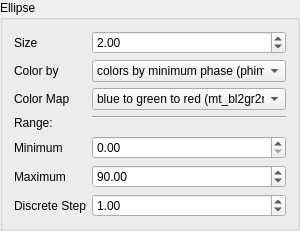
<?xml version="1.0" encoding="UTF-8"?>
<ui version="4.0">
 <class>GroupBoxEllipse</class>
 <widget class="QGroupBox" name="GroupBoxEllipse">
  <property name="geometry">
   <rect>
    <x>0</x>
    <y>0</y>
    <width>300</width>
    <height>208</height>
   </rect>
  </property>
  <property name="sizePolicy">
   <sizepolicy hsizetype="Preferred" vsizetype="Fixed">
    <horstretch>0</horstretch>
    <verstretch>0</verstretch>
   </sizepolicy>
  </property>
  <property name="windowTitle">
   <string>GroupBox</string>
  </property>
  <property name="toolTip">
   <string>&lt;html&gt;&lt;head/&gt;&lt;body&gt;&lt;p&gt;Parameters for the phase tensor ellipses&lt;/p&gt;&lt;/body&gt;&lt;/html&gt;</string>
  </property>
  <property name="title">
   <string>Ellipse</string>
  </property>
  <layout class="QFormLayout" name="formLayout">
   <item row="0" column="1">
    <widget class="QDoubleSpinBox" name="doubleSpinBox_size">
     <property name="toolTip">
      <string>&lt;html&gt;&lt;head/&gt;&lt;body&gt;&lt;p&gt;Size of ellipse in points&lt;/p&gt;&lt;p&gt;Default: 2&lt;/p&gt;&lt;/body&gt;&lt;/html&gt;</string>
     </property>
     <property name="maximum">
      <double>10000000.000000000000000</double>
     </property>
     <property name="value">
      <double>2.000000000000000</double>
     </property>
    </widget>
   </item>
   <item row="1" column="0">
    <widget class="QLabel" name="label_2">
     <property name="toolTip">
      <string>&lt;html&gt;&lt;head/&gt;&lt;body&gt;&lt;p&gt;Choose how the phase ellipse is colored&lt;/p&gt;&lt;/body&gt;&lt;/html&gt;</string>
     </property>
     <property name="text">
      <string>Color by</string>
     </property>
    </widget>
   </item>
   <item row="1" column="1">
    <widget class="QComboBox" name="comboBoxColor_by">
     <property name="toolTip">
      <string>&lt;html&gt;&lt;head/&gt;&lt;body&gt;&lt;p&gt;Choose how the phase ellipse is colored&lt;/p&gt;&lt;/body&gt;&lt;/html&gt;</string>
     </property>
     <property name="sizeAdjustPolicy">
      <enum>QComboBox::AdjustToMinimumContentsLength</enum>
     </property>
     <item>
      <property name="text">
       <string>colors by minimum phase (phimin)</string>
      </property>
     </item>
     <item>
      <property name="text">
       <string>colors by maximum phase (phimax)</string>
      </property>
     </item>
     <item>
      <property name="text">
       <string>colors by skew (skew)</string>
      </property>
     </item>
     <item>
      <property name="text">
       <string>colors by skew in discrete segments defined by the range (skew_seg)</string>
      </property>
     </item>
     <item>
      <property name="text">
       <string>colors by skew see [Booker, 2014] (normalized_skew)</string>
      </property>
     </item>
     <item>
      <property name="text">
       <string>colors by normalized skew in discrete segments defined by the range (normalized_skew_seg)</string>
      </property>
     </item>
     <item>
      <property name="text">
       <string>colors by determinant of the phase tensor (phidet)</string>
      </property>
     </item>
     <item>
      <property name="text">
       <string>colors by ellipticity (ellipticity)</string>
      </property>
     </item>
    </widget>
   </item>
   <item row="2" column="0">
    <widget class="QLabel" name="label_6">
     <property name="toolTip">
      <string>color map of tensor ellipses</string>
     </property>
     <property name="text">
      <string>Color Map</string>
     </property>
    </widget>
   </item>
   <item row="2" column="1">
    <widget class="QComboBox" name="comboBox_cmap">
     <property name="toolTip">
      <string>color map of tensor ellipses</string>
     </property>
     <property name="currentIndex">
      <number>5</number>
     </property>
     <property name="sizeAdjustPolicy">
      <enum>QComboBox::AdjustToMinimumContentsLength</enum>
     </property>
     <item>
      <property name="text">
       <string>yellow to red (mt_yl2rd) </string>
      </property>
     </item>
     <item>
      <property name="text">
       <string>blue to yellow to red (mt_bl2yl2rd)</string>
      </property>
     </item>
     <item>
      <property name="text">
       <string>white to blue (mt_wh2bl)</string>
      </property>
     </item>
     <item>
      <property name="text">
       <string>red to blue (mt_rd2bl) </string>
      </property>
     </item>
     <item>
      <property name="text">
       <string>blue to white to red (mt_bl2wh2rd)</string>
      </property>
     </item>
     <item>
      <property name="text">
       <string>blue to green to red (mt_bl2gr2rd)</string>
      </property>
     </item>
     <item>
      <property name="text">
       <string>red to green to blue (mt_rd2gr2bl)</string>
      </property>
     </item>
     <item>
      <property name="text">
       <string>discrete blue to white to red (mt_seg_bl2wh2rd)</string>
      </property>
     </item>
    </widget>
   </item>
   <item row="3" column="0">
    <widget class="QLabel" name="label_7">
     <property name="text">
      <string>Range:</string>
     </property>
    </widget>
   </item>
   <item row="5" column="0">
    <widget class="QLabel" name="label_3">
     <property name="text">
      <string>Minimum</string>
     </property>
    </widget>
   </item>
   <item row="5" column="1">
    <widget class="QDoubleSpinBox" name="doubleSpinBox_min">
     <property name="maximum">
      <double>10000000.000000000000000</double>
     </property>
    </widget>
   </item>
   <item row="6" column="0">
    <widget class="QLabel" name="label_4">
     <property name="text">
      <string>Maximum</string>
     </property>
    </widget>
   </item>
   <item row="6" column="1">
    <widget class="QDoubleSpinBox" name="doubleSpinBox_max">
     <property name="maximum">
      <double>10000000.000000000000000</double>
     </property>
     <property name="value">
      <double>90.000000000000000</double>
     </property>
    </widget>
   </item>
   <item row="7" column="0">
    <widget class="QLabel" name="label_5">
     <property name="text">
      <string>Discrete Step</string>
     </property>
    </widget>
   </item>
   <item row="7" column="1">
    <widget class="QDoubleSpinBox" name="doubleSpinBox_step">
     <property name="maximum">
      <double>10000000.000000000000000</double>
     </property>
     <property name="value">
      <double>1.000000000000000</double>
     </property>
    </widget>
   </item>
   <item row="0" column="0">
    <widget class="QLabel" name="label">
     <property name="toolTip">
      <string>&lt;html&gt;&lt;head/&gt;&lt;body&gt;&lt;p&gt;Size of ellipse in points&lt;/p&gt;&lt;p&gt;Default: 2&lt;/p&gt;&lt;/body&gt;&lt;/html&gt;</string>
     </property>
     <property name="text">
      <string>Size</string>
     </property>
    </widget>
   </item>
   <item row="3" column="1">
    <widget class="Line" name="line">
     <property name="orientation">
      <enum>Qt::Horizontal</enum>
     </property>
    </widget>
   </item>
  </layout>
 </widget>
 <resources/>
 <connections/>
</ui>
